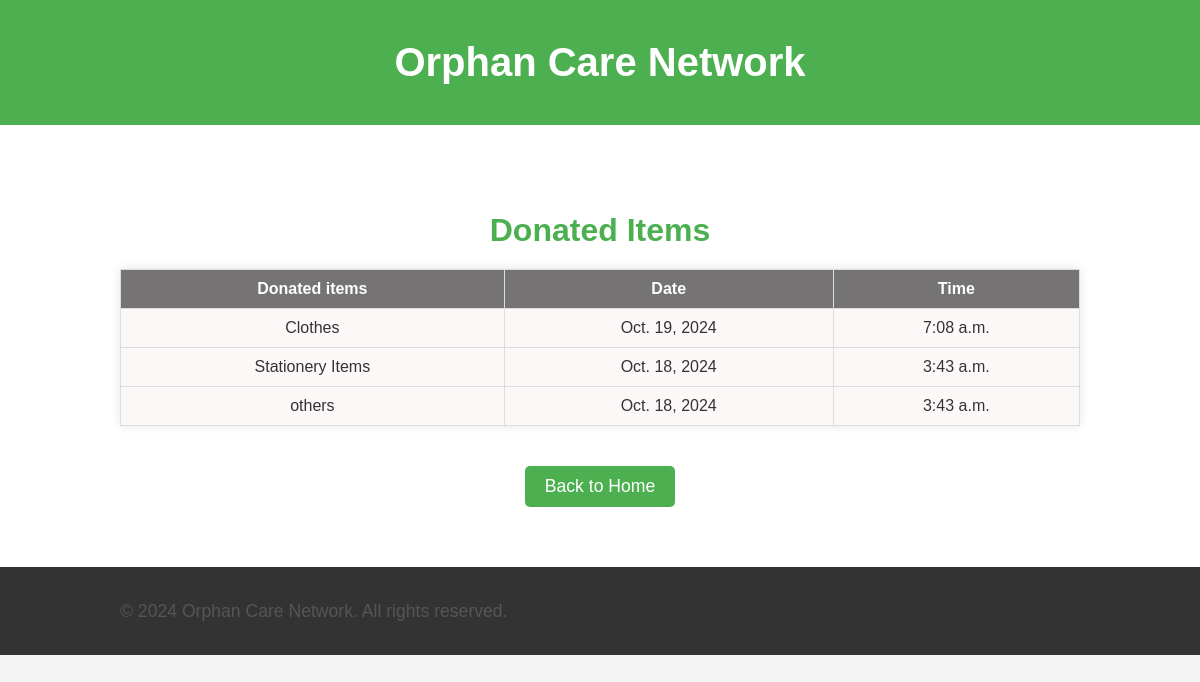
Page /donatedItems on the committed database.
### orphan/models.py (models this page shows)
class userdonatedb(models.Model):
    name=models.TextField()
    d_item=models.TextField()
    address=models.TextField()
    date=models.DateField()
    time=models.TimeField()
    collected=models.BooleanField(default=False)

### orphan/views.py (the view)
# urls.py: path('donatedItems',views.donatedItems,name="donatedItems"),
def donatedItems(request):
    data=userdonatedb.objects.all()
    return render(request,'donatedItems.html',{'data': data})

### template/donatedItems.html (shortened to what this page needs)
<!DOCTYPE html>
<html lang="en">
<head>
  {% load static %}
</head>
<body>
  <header>
    <div class="container">
      <h1>Orphan Care Network</h1>
    </div>
  </header>
  <main>
    <section id="mission">
      <div class="container">
        <h2>Donated Items</h2>
        <table>
          <thead>
            <tr>
              <th>Donated items</th>
              <th>Date</th>
              <th>Time</th>
            </tr>
          </thead>
          <tbody>
            {% for i in data  reversed %}
            {% if i.collected %}
            <tr>
              <td>{{ i.d_item }}</td>
              <td>{{ i.date }}</td>
              <td>{{ i.time }}</td>
            </tr>
            {% endif %}
            {% endfor %}
          </tbody>
        </table>
        <a href="{% url 'index' %}" class="back-button">Back to Home</a>
      </div>
    </section>
  </main>
  <footer>
    <div class="container">
      <p>&copy; 2024 Orphan Care Network. All rights reserved.</p>
    </div>
  </footer>
</body>
</html>

### template/donatedItems.html (style rules this page uses)
body { font-family: Arial, sans-serif; margin: 0; padding: 0; background-color: #f4f4f4; color: #333; }
.container { width: 80%; margin: 0 auto; padding: 20px; }
header { background-color: #4caf50; color: white; padding: 20px 0; text-align: center; }
header h1 { margin: 0; font-size: 2.5em; }
main { background-color: white; padding: 40px 0; text-align: center; }
h2 { color: #4caf50; font-size: 2em; margin-bottom: 20px; }
p { line-height: 1.6; font-size: 1.1em; color: #555; text-align: justify; }
.back-button { display: inline-block; margin-top: 20px; padding: 10px 20px; background-color: #4caf50; color: white; text-decoration: none; border-radius: 5px; font-size: 1.1em; }
footer { background-color: #333; color: white; padding: 10px 0; text-align: center; }
table { width: 100%; border-collapse: collapse; margin: 20px 0; background-color: #fff; box-shadow: 0 0 10px rgba(0, 0, 0, 0.1); }
th, td { padding: 10px; text-align: center; border: 1px solid #ddd; }
th { background-color: #757373; color: #fff; }
td { background-color: #fcf8f8; }
footer p { margin: 0; }

### rows in the picture
userdonatedb: d_item "Clothes", date "Oct. 19, 2024", time "7:08 a.m."
userdonatedb: d_item "Stationery Items", date "Oct. 18, 2024", time "3:43 a.m."
userdonatedb: d_item "others", date "Oct. 18, 2024", time "3:43 a.m."
